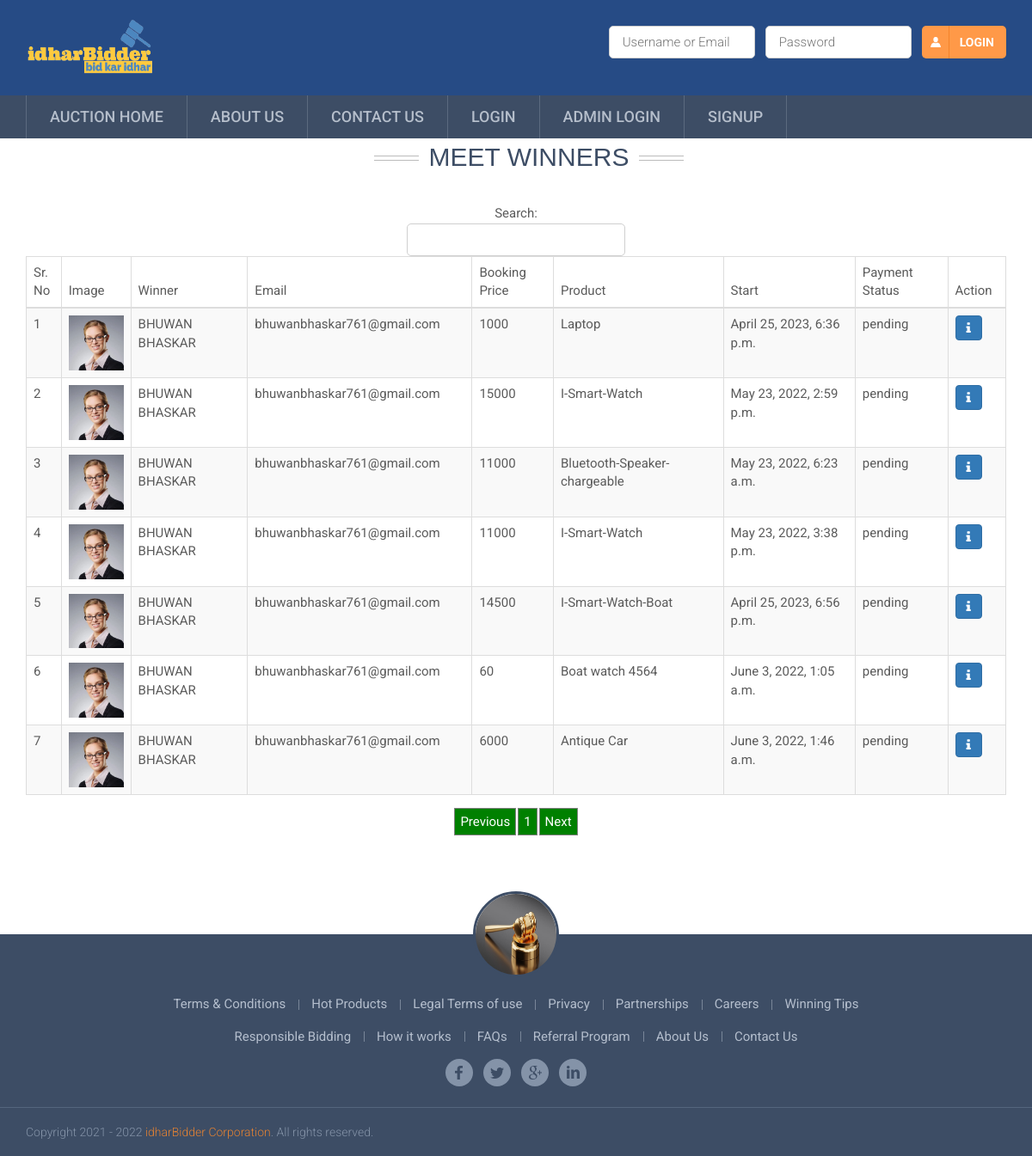
The page /meetwinners/ on the database its author committed.
### bid_app/models.py (models this page shows, shortened)
class Product(models.Model):
    status  = models.CharField(max_length=100,null=True, default='pending')
    bid_type  = models.CharField(max_length=100,null=True)
    payment_status  = models.CharField(max_length=100,null=True,default='pending')
    winner  = models.ForeignKey(User, on_delete=models.CASCADE, null=True, blank=True, related_name='winner')
    user  = models.ForeignKey(User, on_delete=models.CASCADE, null=True, blank=True, related_name='seller')
    name = models.CharField(max_length=100,null=True)
    min_price = models.IntegerField(null=True)
    final_price = models.IntegerField(null=True)
    interval_price = models.IntegerField(null=True)
    images = models.FileField(null=True)
    session = models.DateTimeField(null=True, blank=True)
    endsession = models.DateTimeField(null=True, blank=True, auto_now_add=True)
    category = models.ForeignKey(Sub_Category,on_delete=models.CASCADE,null=True)
    parameter = models.TextField(null=True, default="{}")
    description = models.TextField(null=True, blank=True)
    comment = models.TextField(null=True, blank=True)
    created = models.DateField(auto_now_add=True, null=True, blank=True)

class AuctionUser(models.Model):
    user = models.ForeignKey(User,on_delete=models.CASCADE,null=True, blank=True)
    dob = models.DateField(null=True, blank=True)
    address = models.CharField(max_length=100,null=True, blank=True)
    contact = models.CharField(max_length=10,null=True, blank=True)
    image = models.FileField(null=True, blank=True)
    user_type = models.CharField(max_length=100,null=True, blank=True)
    status = models.CharField(max_length=100,null=True, blank=True, default="pending")
    membership = models.ForeignKey(Member_fee,on_delete=models.CASCADE,null=True, blank=True)
    created = models.DateTimeField(auto_now_add=True)
    adhar_card = models.FileField(null=True, blank=True)
    pan_card = models.FileField(null=True, blank=True)
    bank_statement = models.FileField(null=True, blank=True)
    adhar_number = models.CharField(max_length=100,null=True, blank=True)
    pan_number = models.CharField(max_length=100,null=True, blank=True)
    account_number = models.CharField(max_length=100,null=True, blank=True)
    agree = models.BooleanField(null=True, blank=True)
    email_verification = models.BooleanField(null=True, blank=True)
    otp = models.CharField(max_length=100,null=True, blank=True)

### bid_app/views.py (the view, shortened to what this page needs)
# urls.py: path('meetwinners/', meetwinners, name='meetwinners'),
def meetwinners(request):
    product = Product.objects.filter().exclude(winner=None)
    return render(request, 'meetwinners.html', {'product':product})

### bid_app/templates/meetwinners.html (shortened to what this page needs)
{% extends 'index.html' %}
{% load static %}
{% block body %}
  <link rel = stylesheet href="https://cdn.datatables.net/1.10.23/css/dataTables.bootstrap.min.css">
<div id="inner_banner" class="inner_banner_section">
  <div class="container">
    <div class="breadcrumbs">
        <div class="container heading heading-v1">
            <h3 style="text-transform: uppercase; font-size: 30px; margin-top: 5px; font-family: 'Trebuchet MS', Arial, sans-serif;">Meet Winners</h3>
        </div>
    </div>
  </div>
</div>
<br>
    <center>
    <div class="container" style ="margin-bottom : 10%">
      <table id="example" class="table table-striped table-bordered" cellspacing="0" width="100%">
        <thead>
          <tr>
            <th>Sr. No</th>
            <th>Image</th>
            <th>Winner</th>
            <th>Email</th>
            <th>Booking Price</th>
            <th>Product</th>
            <th>Start</th>
            <th>Payment Status</th>
            <th>Action</th>
          </tr>
        </thead>
        <tbody>
        {% for i in product %}
          <tr>
              <td>{{forloop.counter}}</td>
              <td>
                  <img src="{{i.winner.auctionuser_set.all.0.image.url}}" style="width:80px">
              </td>
              <td>{{i.winner.first_name}} {{i.winner.last_name}}</td>
              <td>{{i.winner.email}}</td>
              <td>{{i.final_price}}</td>
              <td>{{i.name}}</td>
              <td>{{i.session}}</td>
              <td>{{i.payment_status}}</td>
                <td>
                    <a href="{% url 'product_detail' i.id %}">
                        <i class="fa fa-info btn btn-primary" ></i>
                    </a>
              </td>
          </tr>
        {% empty %}
          <tr>
              <td colspan="9">Data Not found</td>
          </tr>
    {% endfor %}
    </tbody>
</table>
 </div></center>
{% endblock %}

### bid_app/templates/index.html (shortened to what this page needs)
<!DOCTYPE html>
{% load static %}
<html class="no-js">
<head id="Head1">
<link rel="stylesheet" href="{% static 'assets/plugins/bootstrap/css/bootstrap.min.css' %}" />
<link rel="stylesheet" href="{% static 'assets/plugins/font-awesome/css/font-awesome.min.css' %}" />
<link rel="stylesheet" href="{% static 'css/style.css' %}" />
<link rel="stylesheet" href="{% static 'css/vendor/venobox.css' %}" />
<link rel="stylesheet" href="{% static 'css/rain.style.css' %}" />
<link rel="stylesheet" href="{% static 'css/responsive.css' %}" />
</head>
<body class="home">
    <div id="wrapper">
            <header id="header" style="background:#264b85">
                <div class="header-top" >
                    <div class="wrap">
                        <a href="index.html" id="logo" title="Bidderboy">
                            <img src="{% static 'images/idharBidder.png' %}" alt="Bidderboy" style="width:150px;height:70px"></a>
                            {% if not request.user.is_authenticated %}
                        <div class="user-login">
                            <div id="Panel1" onkeypress="javascript:return WebForm_FireDefaultButton(event, &#39;btnLogin&#39;)">
                            <form action="/login" method="post" enctype="multipart/form-data">
                                <ul class="formlist">
                                    <li>
                                        <input name="uname" type="text" id="txtLUserName" class="textbox" placeholder="Username or Email" />
                                    </li>
                                    <li>
                                        <input name="pwd" type="password" id="txtLPassword" class="textbox" placeholder="Password" />
                                    </li>
                                    <li class="actions">
                                        <input type="submit" name="btnLogin" value="Login" id="btnLogin" class="login-button" />
                                    </li>
                                </ul>
                            </form>
</div>
{% else %}
<div class="user-login">
    <h5 style="color:white">Welcome, {{request.user.first_name}} {{request.user.last_name}} [{{request.user.auctionuser_set.all.0.user_type}}]</h5>
</div>
{% endif %}
                        </div>
                    </div>
                </div>
                <div class="navigation-row">
                    <nav id="mainmenu">
                        <div class="wrap">
                            <ul>
                                {% if request.user.is_authenticated and request.user.auctionuser_set.all.0.user_type == "Seller" %}
                                <li><a href="/" title="Auction-Home">Auction Home</a></li>
                                    <li><a href="/add_product" title="Add Bid">Add Bid</a></li>
                                    <li><a href="/view_product" title="Add Bid">Product</a></li>
                                    <li><a href="/meetwinners/" title="Meet Winners">Meet Winners</a></li>
                                    <li><a href="/all_product/" title="Hot Products">All Products</a></li>
                                    <li><a href="/profile/{{request.user.id}}" title="My Profile">My Profile</a></li>
                                    <li><a href="/logout" title="Logout">Log out</a></li>
                                {% else %}
                                    <li><a href="/" title="Auction-Home">Auction Home</a></li>
                                    <li><a href="/about" title="About Us">About Us</a></li>
                                    <li><a href="/contact" title="Contact Us">Contact Us</a></li>
                                    <li><a href="/login" title="Login">Login</a></li>
                                    <li><a href="/loginadmin" title="Login">Admin Login</a></li>
                                    <li><a href="/signup" title="Signup">Signup</a></li>
                                {% endif %}
                            </ul>
                        </div>
                    </nav>
                </div>
            </header>
           {% block body %}
           {% endblock %}
            <footer id="footer">
                <div class="footer-top">
                    <div class="wrap">
                        <div class="boy-thumb">
                            <figure>
                                <img src="{% static 'images/auct.jpg' %}" alt="Bidderboy">
                            </figure>
                        </div>
                        <nav class="fmenu">
                            <ul>
                                <li><a href="Terms.html" title="Terms &amp; Conditions">Terms &amp; Conditions</a></li>
                                <li><a href="HotProducts.html" title="Responsible Bidding">Hot Products</a></li>
                                <li><a href="Legal.html" title="Legal Terms of use">Legal Terms of use</a></li>
                                <li><a href="Privacy.html" title="Privacy">Privacy</a></li>
                                <li><a href="Partnership.html" title="Partnerships">Partnerships</a></li>
                                <li><a href="Careers.html" title="Careers">Careers</a></li>
                                <li><a href="Winning-Tips.html" title="Winning Tips">Winning Tips</a></li>
                            </ul>
                        </nav>
                        <nav class="fmenu">
                            <ul>
                                <li><a href="responsible-bidding.html" title="Responsible Bidding">Responsible Bidding</a></li>
                                <li><a href="How-it-works.html" title="How it works">How it works</a></li>
                                <li><a href="FAQs.html" title="FAQs">FAQs</a></li>
                                <li><a href="Referral-Program.html" title="Referral Program">Referral Program</a></li>
                                <li><a href="/about" title="About Us">About Us</a></li>
                                <li><a href="/contact" title="Contact Us">Contact Us</a></li>
                            </ul>
                        </nav>
                        <ul class="social">
                            <li><a href="http://www.facebook.com/bidderboy" class="fb" title="Facebook" target="_blank">Facebook</a></li>
                            <li><a href="http://twitter.com/bidderboy_india" class="tw" title="Twitter" target="_blank">Twitter</a></li>
                            <li><a href="https://www.instagram.com/bidderboy/" class="gp" title="Instagram" target="_blank">Instagram</a></li>
                            <li><a href="http://in.linkedin.com/in/bidderboy" class="in" title="Linked In" target="_blank">Linked In</a></li>
                        </ul>
                    </div>
                </div>
                <div class="copyright-section">
                    <div class="wrap">
                        <div class="copyright">Copyright 2021 - 2022 <a href="/">idharBidder Corporation</a>. All rights reserved.</div>
                    </div>
                </div>
            </footer>
    </div>
</body>
</html>

### bid_app/static/css/responsive.css (style rules this page uses)
@media only screen and (min-width: 768px) { .user-login form, #mainmenu ul, .account-bar > ul { display:block !important; } }
@media only screen and (min-width: 1001px) and (max-width: 1200px) { .wrap { width:auto; padding:0 15px; } }
@media only screen and (min-width: 1001px) and (max-width: 1200px) { img { max-width: 100%; width:auto; height:auto; } }
@media only screen and (min-width: 1001px) and (max-width: 1200px) { .fmenu li { padding:0 15px; } }
@media only screen and (min-width: 1001px) and (max-width: 1200px) { .fmenu ul { margin:0 -15px; } }
@media only screen and (min-width: 1001px) and (max-width: 1200px) { #logo img { width:272px; height:72px; } }
@media only screen and (min-width: 1001px) and (max-width: 1200px) { .user-login { margin:10px 0 0; } }

### rows shown on the page
Product: winner.auctionuser_set.all.0.image (picture), winner.first_name "BHUWAN", winner.last_name "BHASKAR", winner.email "bhuwanbhaskar761@gmail.com", final_price "1000", name "Laptop", session "April 25, 2023, 6:36 p.m.", payment_status "pending"
Product: winner.auctionuser_set.all.0.image (picture), winner.first_name "BHUWAN", winner.last_name "BHASKAR", winner.email "bhuwanbhaskar761@gmail.com", final_price "15000", name "I-Smart-Watch", session "May 23, 2022, 2:59 p.m.", payment_status "pending"
Product: winner.auctionuser_set.all.0.image (picture), winner.first_name "BHUWAN", winner.last_name "BHASKAR", winner.email "bhuwanbhaskar761@gmail.com", final_price "11000", name "Bluetooth-Speaker-chargeable", session "May 23, 2022, 6:23 a.m.", payment_status "pending"
Product: winner.auctionuser_set.all.0.image (picture), winner.first_name "BHUWAN", winner.last_name "BHASKAR", winner.email "bhuwanbhaskar761@gmail.com", final_price "11000", name "I-Smart-Watch", session "May 23, 2022, 3:38 p.m.", payment_status "pending"
Product: winner.auctionuser_set.all.0.image (picture), winner.first_name "BHUWAN", winner.last_name "BHASKAR", winner.email "bhuwanbhaskar761@gmail.com", final_price "14500", name "I-Smart-Watch-Boat", session "April 25, 2023, 6:56 p.m.", payment_status "pending"
Product: winner.auctionuser_set.all.0.image (picture), winner.first_name "BHUWAN", winner.last_name "BHASKAR", winner.email "bhuwanbhaskar761@gmail.com", final_price "60", name "Boat watch 4564", session "June 3, 2022, 1:05 a.m.", payment_status "pending"
Product: winner.auctionuser_set.all.0.image (picture), winner.first_name "BHUWAN", winner.last_name "BHASKAR", winner.email "bhuwanbhaskar761@gmail.com", final_price "6000", name "Antique Car", session "June 3, 2022, 1:46 a.m.", payment_status "pending"
